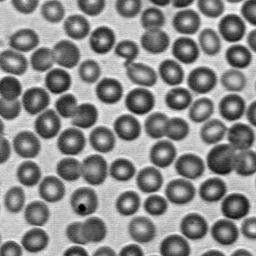
#> input picture sheet2/FurtherImages/img_cells.jpg, 256 x 256 px, found by its file name
$ python sheet2_problem3b_cells.py
#> lines starting #> are read from the running program, lines starting #| are printed output that depends on the picture; after the words box and inside, x2 and y2 are one past the last pixel; in counts of white or black regions, pixels touching at a corner belong together
import numpy as np
import math
import scipy
import cv2
import matplotlib.pyplot as plt
from mpl_toolkits.mplot3d import Axes3D
import skimage as ski
import time

#---------------------------------------------------------------------------------------------------
# functions

def plot_image_to_3D(plot_3d):

    plot_3d = np.asarray(plot_3d)

    x = np.linspace(0, plot_3d.shape[1]-1, plot_3d.shape[1])
    y = np.linspace(0, plot_3d.shape[0]-1, plot_3d.shape[0])
    X, Y = np.meshgrid(x , y)

    _, ax = plt.subplots(subplot_kw={"projection": "3d"})
    ax.plot_surface(X, Y, plot_3d, cmap=plt.cm.Blues, linewidth=0)

#---------------------------------------------------------------------------------------------------
# globals


#---------------------------------------------------------------------------------------------------
# images

img = cv2.imread(R'sheet2\FurtherImages\img_cells.jpg', 0)
#> img is the input picture: shape (256, 256); min 0, max 255, mean 138.6
_, img_b = cv2.threshold(img, 150, 255, cv2.THRESH_BINARY)
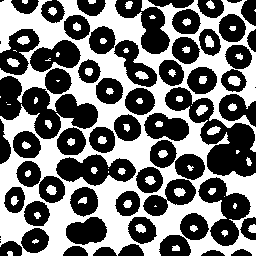
#> img_b: shape (256, 256); 45.1% white; 71 white regions (15 under 20 px), largest, box (x1, y1, x2, y2) and area: (0, 0, 256, 256) 26836, (228, 76, 241, 86) 100, (196, 105, 208, 116) 87
img_b = 255 - img_b

seed_b = ski.morphology.erosion(img_b, ski.morphology.square(7)).astype(np.double)
#> seed_b: shape (256, 256) float64; 14.6% white; 138 white regions (66 under 20 px), largest, box (x1, y1, x2, y2) and area: (210, 126, 256, 173) 1019, (60, 158, 105, 182) 476, (59, 97, 95, 125) 469
footprint = img_b.astype(np.double)
img_reconstruction_b = ski.morphology.reconstruction(seed_b, footprint, 'dilation').astype(np.double)
#> img_reconstruction_b: shape (256, 256) float64; 54.3% white; 70 black regions (15 under 20 px), largest, box (x1, y1, x2, y2) and area: (0, 0, 256, 256) 27320, (196, 105, 208, 116) 87, (205, 35, 214, 48) 84

#seed_b = ski.morphology.dilation(img_reconstruction_b, ski.morphology.square(2)).astype(np.double)
#footprint = img_reconstruction_b.astype(np.double)
#img_reconstruction_b = ski.morphology.reconstruction(seed_b, footprint, 'erosion').astype(np.double)

img_reconstruction_b = np.uint8(img_reconstruction_b)
holeless = ski.morphology.remove_small_holes(img_reconstruction_b, area_threshold=300)
#> holeless: shape (256, 256) bool; 58.3% white; 1 black region, box (x1, y1, x2, y2) and area: (0, 0, 256, 256) 27320
img_reconstruction_b[holeless==1] = 255
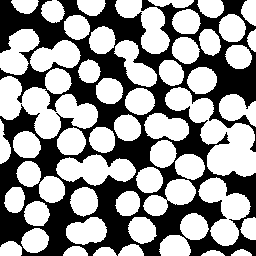
#> img_reconstruction_b: shape (256, 256); 58.3% white; 1 black region, box (x1, y1, x2, y2) and area: (0, 0, 256, 256) 27320

#img_reconstruction_b = np.uint8(img_reconstruction_b)
#dirtless = ski.morphology.remove_small_objects(img_reconstruction_b, min_size=10)
#img_reconstruction_b[dirtless==0] = 0

#img_reconstruction_b = ski.morphology.closing(img_reconstruction_b, np.ones((3, 3), np.uint8))
#img_reconstruction_b = ski.morphology.opening(img_reconstruction_b, np.ones((3, 3), np.uint8))


#---------------------------------------------------------------------------------------------------
# main
def watershed_full(img, switch, blur):

#> called with switch = 1, blur = True
    if blur == True:
        dmap = cv2.distanceTransform(img, cv2.DIST_L2, 5)
        dmap = ski.filters.gaussian(dmap, 5)               #ski.morphology.disk(5)
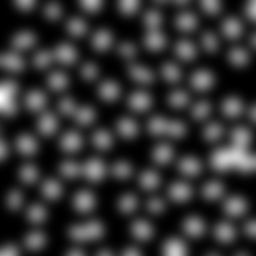
#> dmap: shape (256, 256) float32; min 0.00019, max 13.41, mean 2.81; drawn with min black and max white
        local_max = ski.feature.peak_local_max(dmap, min_distance=1)
#> local_max = 60 pairs, first value 11 to 240, second value 12 to 240
    else:
        dmap = cv2.distanceTransform(img, cv2.DIST_L2, 5)
        local_max = ski.feature.peak_local_max(dmap, min_distance=8)

    plot_image_to_3D(dmap)
#> in plot_image_to_3D, `ax.plot_surface(X, Y, plot_3d, cmap=plt.cm.Blues, linewidth=0)`:
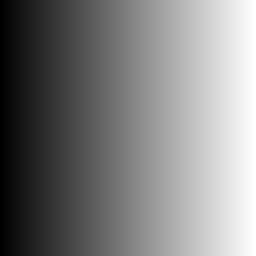
#> X: shape (256, 256) float64; min 0, max 255, mean 127.5


    seed = np.zeros_like(img)
    seed[tuple(local_max.T)] = 255

    flood_area = cv2.subtract(img, seed)
#> flood_area: shape (256, 256); 58.2% white; 61 black regions (60 under 20 px), largest, box (x1, y1, x2, y2) and area: (0, 0, 256, 256) 27320

    _, labels = cv2.connectedComponents(seed)
    labels = labels + 1

    labels[flood_area==255] = 0

    labels = np.int32(labels)

    plt.figure()
    plt.imshow(labels)
    if blur == True:
        plt.title("Labels blur")
    else:
        plt.title("Labels")

    img = cv2.cvtColor(img, cv2.COLOR_GRAY2RGB)
    #img = cv2.merge((img, np.zeros_like(img), np.zeros_like(img)))

    watershed = cv2.watershed(img, labels)
#> watershed: shape (256, 256) int32; 62 distinct labels, from -1 to 61
    seg_img = (watershed/watershed.max()) * 255
    seg_img = np.uint8(seg_img)
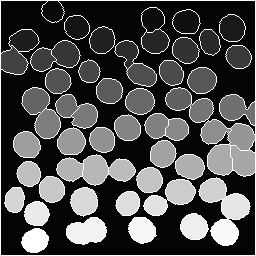
#> seg_img: shape (256, 256); min 4, max 255, mean 80.8
    if switch==0:
        return seg_img
    elif switch==1:
        return watershed.astype(np.int32)


#---------------------------------------------------------------------------------------------------
# output

#segmented_img_uint8 = watershed_full(img_reconstruction_b, 0, True)
segmented_img_int32_blur = watershed_full(img_reconstruction_b, 1, True)
segmented_img_int32 = watershed_full(img_reconstruction_b, 1, False)
#> call 2 of watershed_full, with switch = 1, blur = False
#> in watershed_full (call 2), `local_max = ski.feature.peak_local_max(dmap, min_distance=8)`: local_max = 61 pairs, first value 11 to 240, second value 11 to 241
#> in watershed_full (call 2), `watershed = cv2.watershed(img, labels)`:
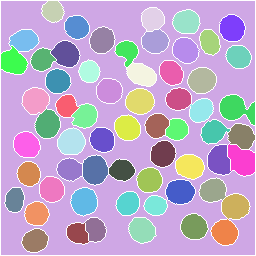
#> watershed: shape (256, 256) int32; 63 distinct labels, from -1 to 62; one colour per label, 0 black, -1 white

mask_blur = segmented_img_int32_blur == -1
#> mask_blur: shape (256, 256) bool; 8% white in thin lines or dots
img_color_blur = cv2.cvtColor(img, cv2.COLOR_GRAY2BGR)
img_color_blur[mask_blur, 2] = 255
#> img_color_blur: shape (256, 256, 3); 8.02% of pixels changed, all inside (x1, y1, x2, y2) = (0, 0, 256, 256)

mask = segmented_img_int32 == -1
#> mask: shape (256, 256) bool; 8% white in thin lines or dots
img_color = cv2.cvtColor(img, cv2.COLOR_GRAY2RGB)
img_color[mask, 2] = 255


cv2.imshow('Binary', img_b)
cv2.imshow('Recon Binary', img_reconstruction_b.astype(np.uint8))
cv2.imshow('Orginal', img)
cv2.imshow('Seg blur', img_color_blur)
cv2.imshow('Seg', img_color)

plt.figure()
plt.imshow(segmented_img_int32_blur)
plt.title("Segmentierung (dmap mit blur)")

plt.figure()
plt.imshow(segmented_img_int32)
plt.title("Segmentierung (dmap ohne blur)")

plt.figure()
plt.imshow(np.logical_xor(mask, mask_blur))
plt.title("Diff")


#---------------------------------------------------------------------------------------------------
# main-end

plt.show()
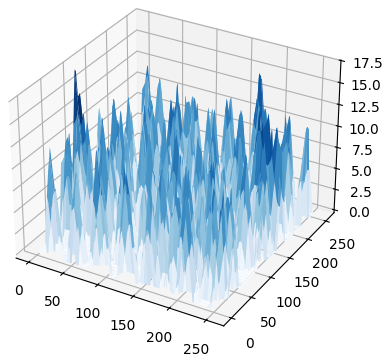
#> figure drawn by matplotlib, 1 panel
print('La fin')
cv2.waitKey(0)

$ run again, with sheet2/FurtherImages/pills.jpg copied over sheet2/FurtherImages/img_cells.jpg
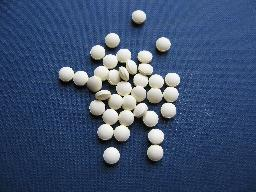
#> input picture sheet2/FurtherImages/pills.jpg, 256 x 192 px, found by its file name
#> `_, img_b = cv2.threshold(img, 150, 255, cv2.THRESH_BINARY)`:
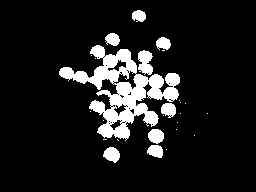
#> img_b: shape (192, 256); 11.2% white; 26 white regions (17 under 20 px), largest, box (x1, y1, x2, y2) and area: (59, 45, 180, 141) 4068, (138, 50, 153, 75) 277, (103, 147, 120, 163) 190
#> seed_b: shape (192, 256) float64; 79.5% white; 4 black regions, box (x1, y1, x2, y2) and area: (56, 30, 189, 166) 9671, (129, 7, 149, 25) 329, (204, 110, 211, 117) 49, (191, 132, 198, 139) 49
#> holeless: shape (192, 256) bool; 91.6% white; 1 black region, box (x1, y1, x2, y2) and area: (59, 49, 180, 139) 4132
#> in watershed_full, `local_max = ski.feature.peak_local_max(dmap, min_distance=1)`: local_max = [[86, 108], [78, 128]]
#> flood_area: shape (192, 256); 91.6% white; 2 black regions (1 under 20 px), largest, box (x1, y1, x2, y2) and area: (59, 49, 180, 139) 4132
#> watershed: shape (192, 256) int32; 4 distinct labels, from -1 to 3
#> watershed: shape (192, 256) int32; 8 distinct labels, from -1 to 7
#> mask_blur: shape (192, 256) bool; 1.9% white in thin lines or dots
#> mask: shape (192, 256) bool; 3.1% white in thin lines or dots
#> img_color: shape (192, 256, 3); mean B, G, R 78.7, 78.7, 84.4
#> `plt.show()`:
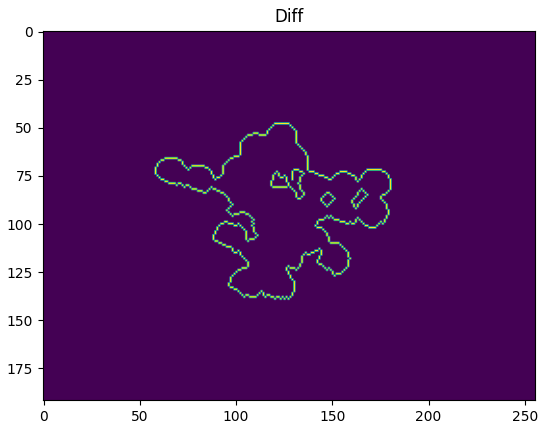
#> figure drawn by matplotlib, 1 panel

$ run again, with sheet2/FurtherImages/hist.png saved as sheet2/FurtherImages/img_cells.jpg
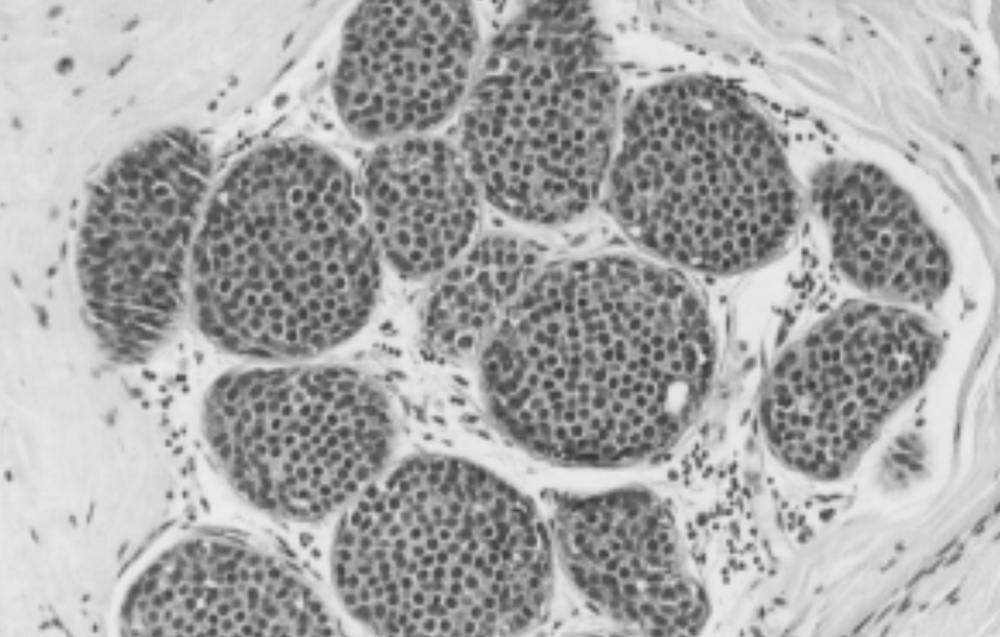
#> input picture sheet2/FurtherImages/hist.png, 1000 x 637 px, shrunk from 1386 x 883 before the run, found by its file name
#> img is the input picture: shape (637, 1000); min 55, max 237, mean 168.6
#> `_, img_b = cv2.threshold(img, 150, 255, cv2.THRESH_BINARY)`:
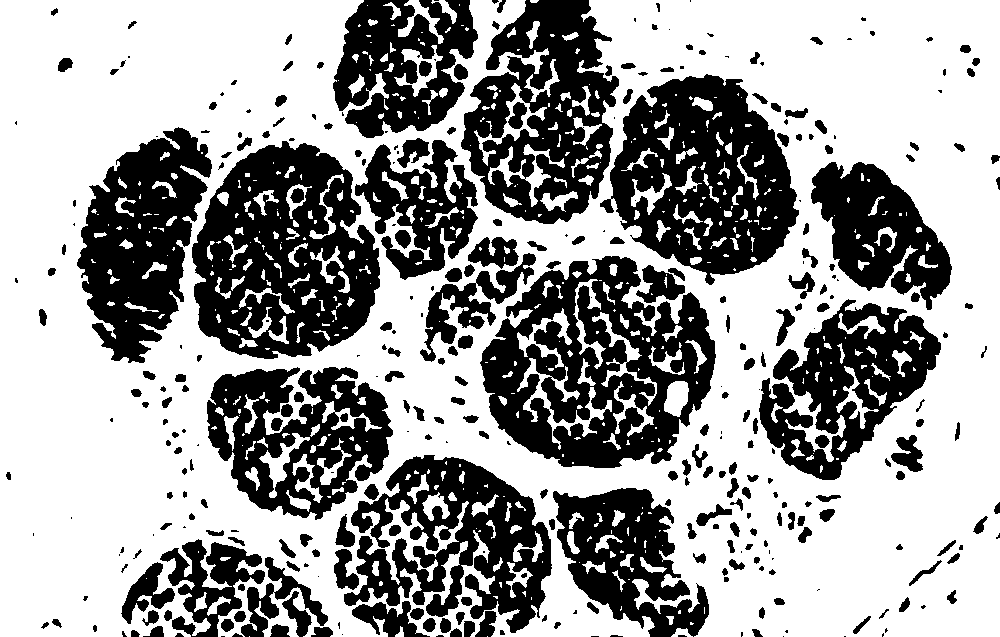
#> img_b: shape (637, 1000); 61.6% white; 347 black regions (99 under 20 px), largest, box (x1, y1, x2, y2) and area: (480, 256, 716, 468) 28204, (192, 141, 380, 359) 26542, (600, 74, 799, 285) 24331
#> seed_b: shape (637, 1000) float64; 14.4% white; 441 white regions (132 under 20 px), largest, box (x1, y1, x2, y2) and area: (81, 131, 208, 358) 10429, (618, 78, 794, 259) 7506, (815, 166, 948, 296) 6309
#> holeless: shape (637, 1000) bool; 39.9% white; 67 white regions, largest, box (x1, y1, x2, y2) and area: (192, 141, 380, 359) 30052, (480, 256, 716, 468) 29912, (600, 74, 799, 285) 27358
#> in watershed_full, `local_max = ski.feature.peak_local_max(dmap, min_distance=1)`: local_max = 220 pairs, first value 14 to 629, second value 65 to 979
#> flood_area: shape (637, 1000); 39.9% white; 67 white regions, largest, box (x1, y1, x2, y2) and area: (192, 141, 380, 359) 30045, (480, 256, 716, 468) 29879, (600, 74, 799, 285) 27355
#> watershed: shape (637, 1000) int32; 223 distinct labels, from -1 to 221
#> flood_area: shape (637, 1000); 39.8% white; 67 white regions, largest, box (x1, y1, x2, y2) and area: (192, 141, 380, 359) 30039, (480, 256, 716, 468) 29859, (600, 74, 799, 285) 27352
#> watershed: shape (637, 1000) int32; 336 distinct labels, from -1 to 334
#> mask_blur: shape (637, 1000) bool; 4.3% white in thin lines or dots
#> img_color_blur: shape (637, 1000, 3); 4.35% of pixels changed, all inside (x1, y1, x2, y2) = (0, 0, 1000, 637)
#> mask: shape (637, 1000) bool; 4.7% white in thin lines or dots
#> `plt.show()`:
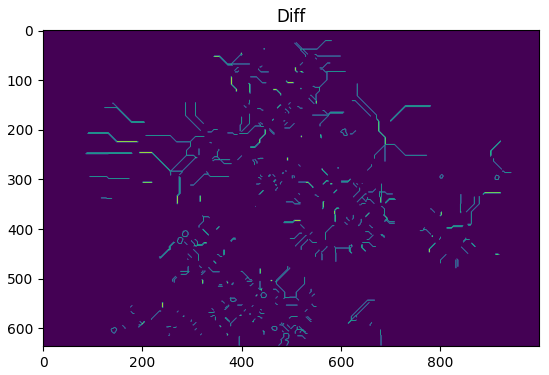
#> figure drawn by matplotlib, 1 panel

$ run again, with sheet2/FurtherImages/pears.png saved as sheet2/FurtherImages/img_cells.jpg
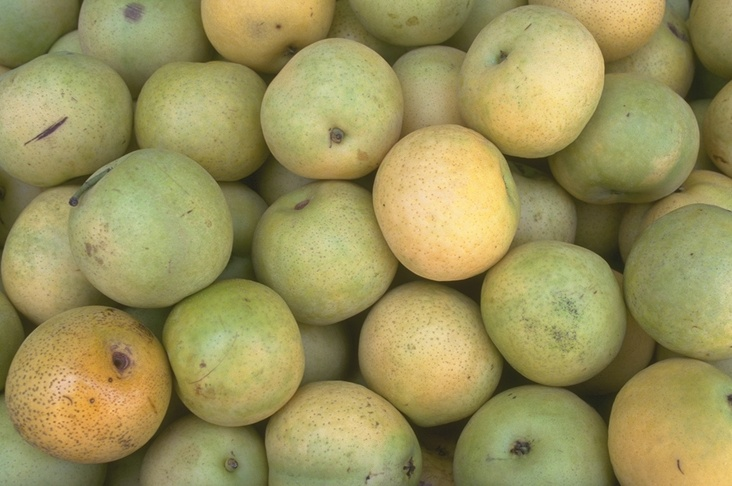
#> input picture sheet2/FurtherImages/pears.png, 732 x 486 px, found by its file name
#> seed_b: shape (486, 732) float64; 38.7% white; 10 white regions (5 under 20 px), largest, box (x1, y1, x2, y2) and area: (0, 0, 732, 486) 137138, (126, 0, 143, 19) 230, (332, 129, 344, 141) 97, (498, 51, 506, 60) 32, (720, 211, 732, 216) 20
#> footprint: shape (486, 732) float64; 52.5% white; 527 black regions (496 under 20 px), largest, box (x1, y1, x2, y2) and area: (464, 0, 665, 150) 17493, (374, 125, 519, 281) 17168, (71, 155, 226, 291) 13723
#> holeless: shape (486, 732) bool; 51.6% white; 26 black regions, largest, box (x1, y1, x2, y2) and area: (464, 0, 665, 150) 17558, (374, 125, 519, 281) 17228, (71, 155, 226, 291) 14186
#> in watershed_full, `local_max = ski.feature.peak_local_max(dmap, min_distance=1)`: local_max = 32 pairs, first value 10 to 453, second value 71 to 649
#> watershed: shape (486, 732) int32; 34 distinct labels, from -1 to 33
#> watershed: shape (486, 732) int32; 52 distinct labels, from -1 to 51
#> mask_blur: shape (486, 732) bool; 3.2% white in thin lines or dots
#> mask: shape (486, 732) bool; 3.4% white in thin lines or dots
#> img_color: shape (486, 732, 3); mean B, G, R 142.5, 142.5, 146.5
#> `plt.show()`:
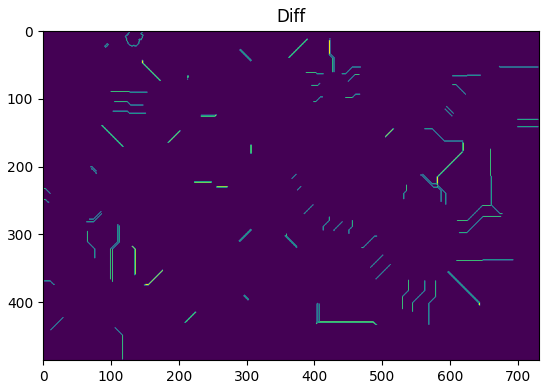
#> figure drawn by matplotlib, 1 panel
